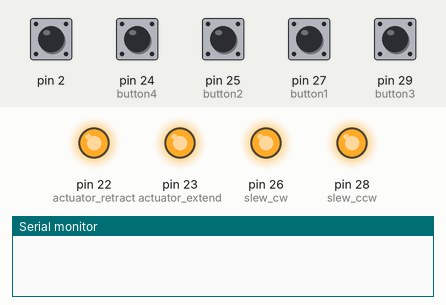
A sketch run on a simulated Arduino Mega 2560, built with avr-gcc and run on an emulated ATmega2560. Parts: output pins drawn as LEDs (lit = HIGH), the last lines printed to the serial monitor. The inputs (shaded band) are chosen by the test bench; at power-on: pin 2 HIGH, pin 24 (button4), pin 25 (button2), pin 27 (button1), pin 29 (button3) LOW.

Above: at 1.2 s.
1.3 s: pin 25 (button2) pulled HIGH for 0.15 s
At 1.37 s:
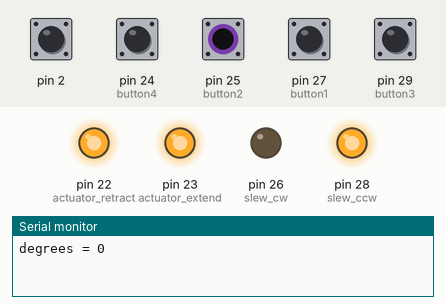
2.9 s: pin 27 (button1) pulled HIGH for 0.15 s
At 2.97 s:
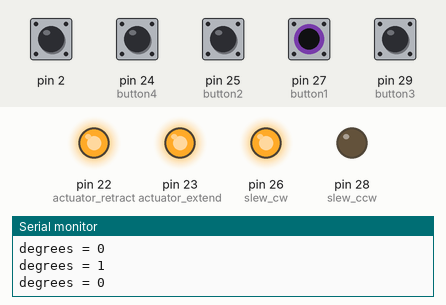
4.5 s: pin 24 (button4) pulled HIGH for 0.15 s
At 4.57 s:
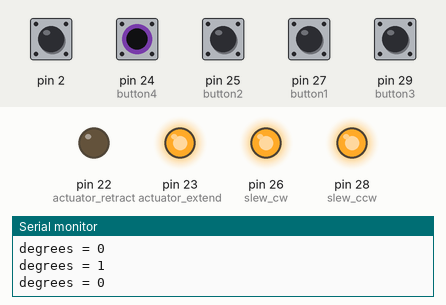
6.1 s: pin 29 (button3) pulled HIGH for 0.15 s
At 6.17 s:
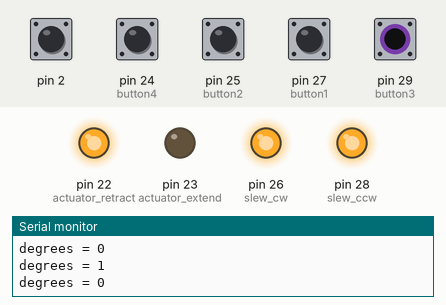
7.7 s: pin 25 (button2) driven HIGH and pin 27 (button1) driven HIGH
At 8.4 s:
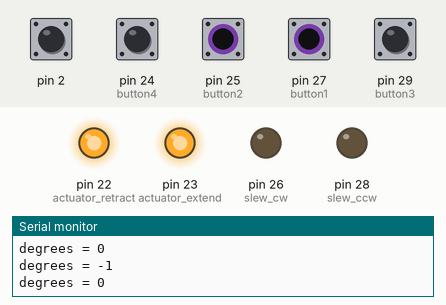
9.2 s: pin 24 (button4) pulled HIGH for 1 s
At 10.0 s:
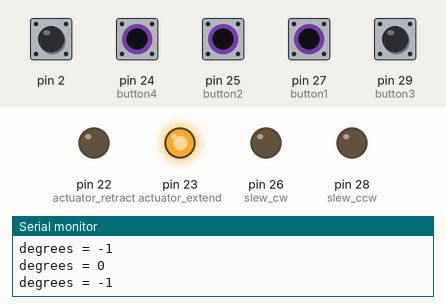
Timing chart, 0 to 12.2 s (numbered marks = the images above; inputs shaded):
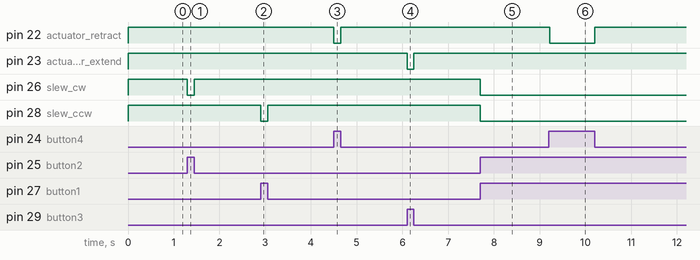

Measured:
- after the input at 1.3 s, pin 26 (slew_cw): HIGH → LOW at once, → HIGH 0.15 s later
- after the input at 2.9 s, pin 28 (slew_ccw): HIGH → LOW at once, → HIGH 0.15 s later
- after the input at 4.5 s, pin 22 (actuator_retract): HIGH → LOW at once, → HIGH 0.15 s later
- after the input at 6.1 s, pin 23 (actuator_extend): HIGH → LOW at once, → HIGH 0.15 s later
- after the input at 7.7 s, pin 26 (slew_cw), pin 28 (slew_ccw): HIGH → LOW at once
- after the input at 9.2 s, pin 22 (actuator_retract): HIGH → LOW at once, → HIGH 0.99 s later

The sketch:

ButtonControl.ino
```cpp
/*  This setup code sets the control buttons to I/O states.
    It also contains the logic of how the buttons control the actuator/slew motors.
*/
#define actuator_retract 22
#define actuator_extend 23
#define slew_cw 26
#define slew_ccw 28
#define button4 24 //controls actuator retract
#define button3 29 //controls actuator extend
#define button2 25 //controls slew clockwise
#define button1 27 //controls slew counter-clockwise
#define hall_sensor 2

volatile int countPos = 0;
volatile int countNeg = 0;
int deg = 0;

void setup() {
  // Set pins value to high
  digitalWrite(actuator_retract, HIGH);
  digitalWrite(actuator_extend, HIGH);
  digitalWrite(slew_ccw, HIGH);
  digitalWrite(slew_cw, HIGH);

  // Assign actuator and slew to be output pins
  pinMode(actuator_retract, OUTPUT);
  pinMode(actuator_extend, OUTPUT);
  pinMode(slew_ccw, OUTPUT);
  pinMode(slew_cw, OUTPUT);

  // Assign buttons to be input pins
  pinMode(button4, INPUT);
  pinMode(button3, INPUT);
  pinMode(button2, INPUT);
  pinMode(button1, INPUT);

  // Set button pin values to be low
  digitalWrite(button4, LOW);
  digitalWrite(button3, LOW);
  digitalWrite(button2, LOW);
  digitalWrite(button1, LOW);

  //Set serial baud rate
  Serial.begin(9600);

  //Set up interrupt
  attachInterrupt(digitalPinToInterrupt(2), magnet_detect, FALLING);
}

void loop() {
  // put your main code here, to run repeatedly:

  // Button 4 controls retraction of the actuator
  if(digitalRead(button4) == HIGH)
    digitalWrite(actuator_retract, LOW);
  else
    digitalWrite(actuator_retract, HIGH);

  // Button 3 controls extension of the actuator
  if(digitalRead(button3) == HIGH)
    digitalWrite(actuator_extend, LOW);
  else
    digitalWrite(actuator_extend, HIGH);

  // Button 2 controls slew in clockwise direction
  if(digitalRead(button2) == HIGH) {
    digitalWrite(slew_cw, LOW);
    if(countPos - countNeg >= 112*deg)
    {
      Serial.print("degrees = ");
      Serial.print(deg);
      Serial.print("\n");
      deg++;
    }
  }
  else {
    digitalWrite(slew_cw, HIGH);
  }

  // Button 1 controls slew in counterclockwise direction
  if(digitalRead(button1) == HIGH) {
    digitalWrite(slew_ccw, LOW);
    if(countPos - countNeg <= 112*deg)
    {
      Serial.print("degrees = ");
      Serial.print(deg);
      Serial.print("\n");
      deg--;
    }
  }
  else {
    digitalWrite(slew_ccw, HIGH);
  }
}

void magnet_detect() {
  if(digitalRead(button2) == HIGH)
    countPos++;
  if(digitalRead(button1) == HIGH)
    countNeg++;
}
```
